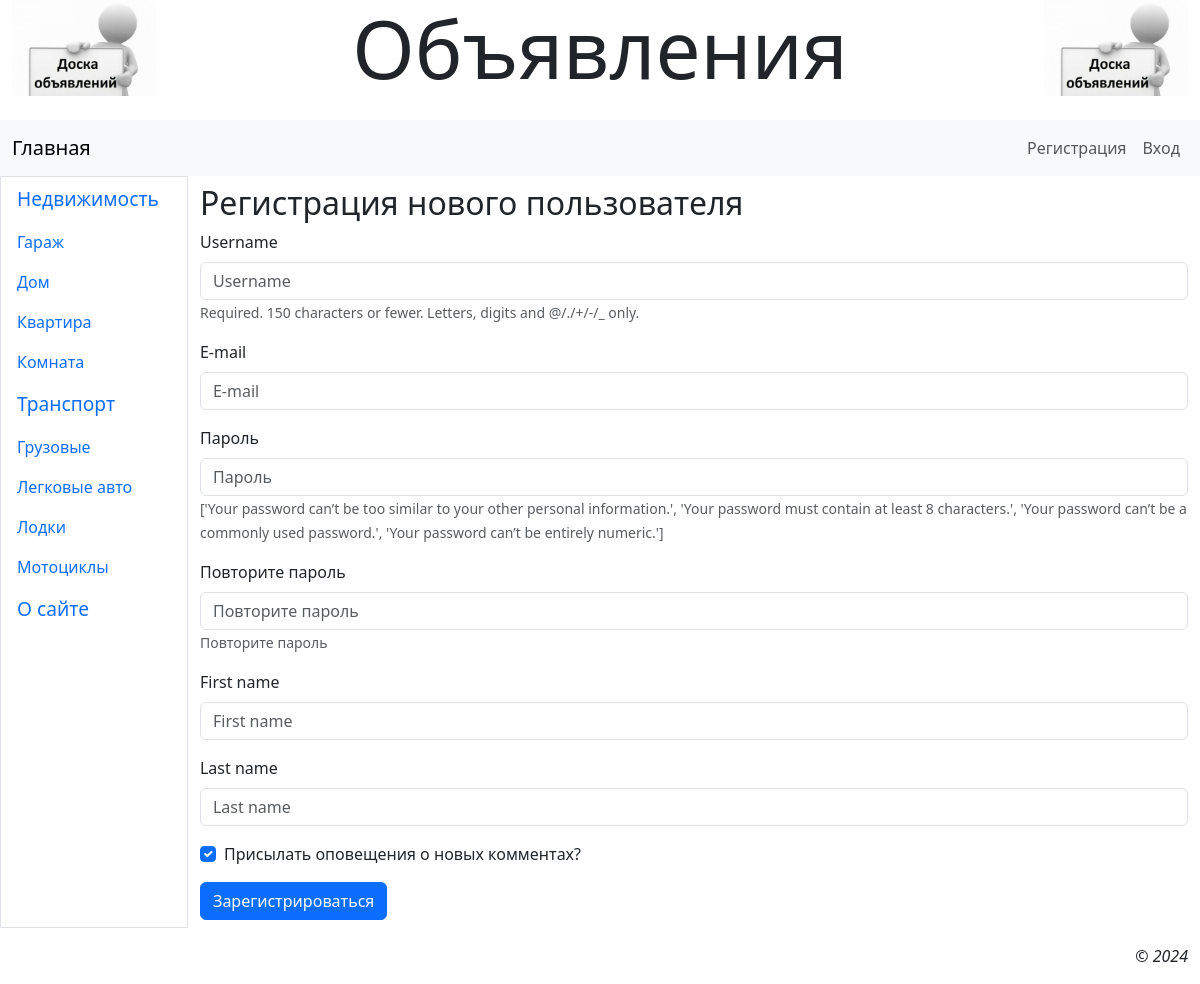
Page /accounts/register/ on the committed database.
### mainapp/models.py (models this page shows)
class Rubric(models.Model):
    name = models.CharField(max_length=20, unique=True, verbose_name='Название')
    order = models.SmallIntegerField(default=0, db_index=True, verbose_name='Порядок')
    super_rubric = models.ForeignKey('SuperRubric', on_delete=models.PROTECT, null=True, blank=True,
                                     verbose_name='Надрубрика')

### mainapp/views.py (the view)
# urls.py: path('accounts/register/', RegisterView.as_view(), name='register'),
class RegisterView(CreateView):
    model = AdvUser
    template_name = 'mainapp/register.html'
    form_class = RegisterForm
    success_url = reverse_lazy('mainapp:register_done')

### mainapp/forms.py (shortened to what this page needs)
class RegisterForm(forms.ModelForm):
    email = forms.EmailField(required=True, label='E-mail')
    password1 = forms.CharField(label='Пароль', widget=forms.PasswordInput,
                                help_text=password_validation.password_validators_help_texts())
    password2 = forms.CharField(label='Повторите пароль', widget=forms.PasswordInput, help_text='Повторите пароль')
    class Meta:
        model = AdvUser
        fields = ('username', 'email', 'password1', 'password2', 'first_name',
                  'last_name', 'send_message')

### mainapp/models.py (called while the page is built)
    def get_queryset(self):
        return super().get_queryset().filter(super_rubric__isnull=False)

### mainapp/templates/mainapp/register.html (shortened to what this page needs)
{% extends 'layout/base.html' %}
{% load django_bootstrap5 %}
{% block content %}
    <h2>Регистрация нового пользователя</h2>
    <form method="post">
        {% bootstrap_form form layout='horizontal' %}
        {% bootstrap_button 'Зарегистрироваться' %}
    </form>
{% endblock %}

### mainapp/templates/layout/base.html (shortened to what this page needs)
{% load django_bootstrap5 %}
{% load static %}
<!DOCTYPE html>
<html>
<head>
    {% bootstrap_css %}
    <link rel="stylesheet" type="text/css" href="{% static 'mainapp/style.css' %}">
</head>
<body class="container-fluid">
<header class="mb-4">
    <h1 class="display-1 text-center">Объявления</h1>
</header>
<nav class="row navbar navbar-expand-md bg-light">
    <div class="col container">
        <a class="navbar-brand" href="{% url 'mainapp:index' %}">Главная</a>
        <div class="collapse navbar-collapse justify-content-end" id="navbarNav">
            <div class="navbar-nav">
                {% if user.is_authenticated %}
                    <div class="nav-item dropdown">
                        <a class="nav-link dropdown-toggle" data-bs-toggle="dropdown" href="#">Профиль</a>
                        <div class="dropdown-menu dropdown-menu-lg-end">
                            <a class="dropdown-item" href="{% url 'mainapp:profile' %}">Мои объявления</a>
                            <a class="dropdown-item" href="{% url 'mainapp:profile_edit' %}">Изменить профиль</a>
                            <a class="dropdown-item" href="{% url 'mainapp:password_edit' %}">Изменить пароль</a>
                            <hr class="dropdown-divider">
                            <form class="px-3" method="post" action="{% url 'mainapp:logout' %}">
                                {% csrf_token %}
                                {% bootstrap_button 'Выйти' button_class='btn-danger' %}
                            </form>
                            <hr class="dropdown-divider">
                            <a class="dropdown-item" href="{% url 'mainapp:profile_delete' %}">Удалить</a>
                        </div>
                    </div>
                {% else %}
                    <a class="nav-link" href="{% url 'mainapp:register' %}">Регистрация</a>
                    <a class="nav-link" href="{% url 'mainapp:login' %}">Вход</a>
                {% endif %}
            </div>
        </div>
    </div>
</nav>
<div class="row">
    <nav class="col-md-auto nav flex-column border">
        {% for rubric in rubrics %}
            {% ifchanged rubric.super_rubric.pk %}
                <span class="nav-link root">{{ rubric.super_rubric.name }}</span>
            {% endifchanged %}
            <a class="nav-link" href="{% url 'mainapp:rubric_bbs' pk=rubric.pk %}">{{ rubric.name }}</a>
        {% endfor %}
        <a class="nav-link root" href="{% url 'mainapp:other' page='about' %}">О сайте</a>
    </nav>
    <main class="col py-2">
        {% block content %}
        {% endblock %}
    </main>
</div>
<footer class="mt-3">
    <p class="text-end fst-italic">&copy; 2024</p>
</footer>
</body>
</html>

### mainapp/static/mainapp/style.css (style rules this page uses)
header h1 { background: url("bg.jpg") left / auto 100% no-repeat, url("bg.jpg") right /auto 100% no-repeat; }
.root { font-size: larger; }

### rows in the picture
Rubric: super_rubric.name "Недвижимость", name "Гараж"
Rubric: name "Дом"
Rubric: name "Квартира"
Rubric: name "Комната"
Rubric: super_rubric.name "Транспорт", name "Грузовые"
Rubric: name "Легковые авто"
Rubric: name "Лодки"
Rubric: name "Мотоциклы"
